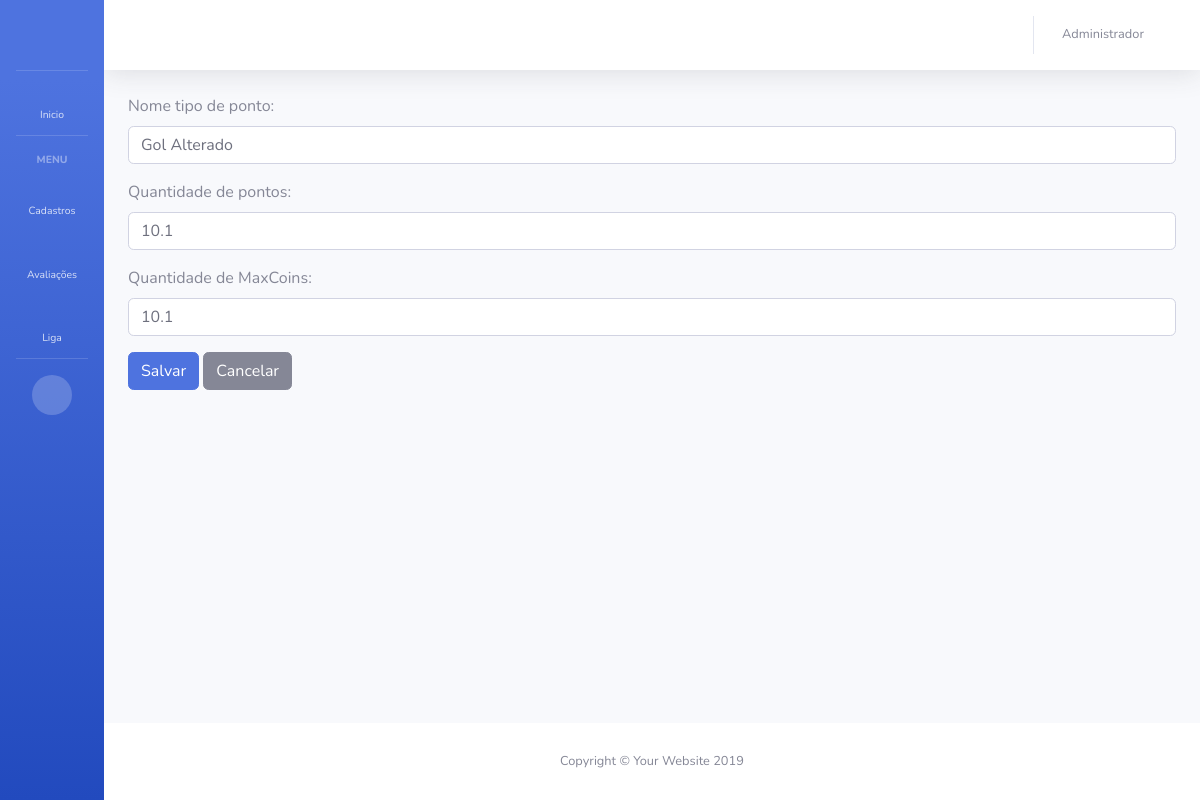
Screenshot of /tipo-ponto/atualizar-tipo-ponto/1/ (signed in) with the database file from the repository.
### app_maxliga/models.py (models this page shows, shortened)
class Colaborador(models.Model):
    usuario = models.OneToOneField(User, on_delete=models.SET_NULL, blank=True, null=True, verbose_name='Usuário')
    departamento = models.ForeignKey(Departamento, on_delete=models.SET_NULL, blank=True, null=True, verbose_name='Cargo do colaborador')
    liga = models.ForeignKey(Liga, on_delete=models.SET_NULL, blank=True, null=True, verbose_name='Liga do colaborador')
    nome = models.CharField('Nome do funcionário', max_length=128)
    data_cadastro = models.DateTimeField('Data de criação', auto_now_add=True)
    pontuacao = models.FloatField('Pontuação colaborador', blank=True, default=0)
    maxcoins = models.FloatField('MaxCoins colaborador', blank=True, default=0)

class TipoPonto(models.Model):
    nome = models.CharField('Nome tipo de ponto', max_length=128)
    qtd_ponto = models.FloatField('Quantidade de pontos', blank=True, default=0)
    qtd_maxcoins = models.FloatField('Quantidade de MaxCoins', blank=True, default=0)
    data_cadastro = models.DateTimeField('Data de criação', auto_now_add=True)

### app_maxliga/views.py (the view)
# urls.py: path('tipo-ponto/atualizar-tipo-ponto/<int:id>/', atualizar_tipo_ponto, name='atualizar_tipo_ponto'),
@login_required
def atualizar_tipo_ponto(request, id):
    user = request.user.id
    colaborador = Colaborador.objects.get(usuario=user)
    if colaborador.departamento.admin == True:
        tipo_ponto = TipoPonto.objects.get(id=id)
        form = TipoPontoForm(request.POST or None, instance=tipo_ponto)
        if form.is_valid():
            post = form.save(commit=False)
            post.save()
            return redirect('lista_tipo_ponto')
        data = {
            'colaborador': colaborador,
            'form': form,
            'tipo_ponto':tipo_ponto,
        }
        return render(request, 'app_maxliga/cadastro_tipo_ponto.html', data)
    return redirect('home')

### app_maxliga/forms.py
class TipoPontoForm(forms.ModelForm):
    class Meta:
        model = TipoPonto
        fields = ('nome', 'qtd_ponto', 'qtd_maxcoins',)
        widgets = {
            'nome': forms.TextInput(attrs={'class': 'form-control'}),
            'qtd_ponto': forms.NumberInput(attrs={'class': 'form-control'}),
            'qtd_maxcoins': forms.NumberInput(attrs={'class': 'form-control'})
        }

### app_maxliga/templates/app_maxliga/cadastro_tipo_ponto.html (shortened to what this page needs)
{% extends 'base.html' %}
    {% block BodyHeading %}
    {% if colaborador.departamento.admin == True %}
    <form method="post">
        {{ form.as_p }}
        <button class="btn btn-primary" type="submit">Salvar</button>
        <a class="btn btn-secondary" href="{% url 'lista_tipo_ponto' %}">Cancelar</a>
    </form>
    {% endif %}
    {% endblock %}

### app_maxliga/templates/base.html (shortened to what this page needs)
{% load static %}
<!DOCTYPE html>
<html lang="pt-br">
<head>
  <link href="{% static 'vendor/fontawesome-free/css/all.min.css' %}" rel="stylesheet" type="text/css">
  <link href="{% static 'css/sb-admin-2.min.css' %}" rel="stylesheet">
</head>
<body id="page-top">
  <div id="wrapper">
    <ul class="navbar-nav bg-gradient-primary sidebar sidebar-dark accordion toggled" id="accordionSidebar">
      <a class="sidebar-brand d-flex align-items-center justify-content-center" href="{% url 'home' %}">
        <div class="sidebar-brand-icon">
          <i class="fas fa-grip-lines"></i>
        </div>
      </a>
      <hr class="sidebar-divider my-0">
      <li class="nav-item">
        <a class="nav-link" href="{% url 'home' %}">
          <i class="fas fa-fw fa-home"></i>
          <span>Inicio</span></a>
      </li>
      <hr class="sidebar-divider">
      <div class="sidebar-heading">
        Menu
      </div>
      {% if colaborador.departamento.admin == True %}
      <li class="nav-item">
        <a class="nav-link collapsed" href="#" data-toggle="collapse" data-target="#collapseUtilities" aria-expanded="true" aria-controls="collapseUtilities">
          <i class="fas fa-fw fa-wrench"></i>
          <span>Cadastros</span>
        </a>
      </li>
      {% endif %}
      <li class="nav-item">
        <a class="nav-link collapsed" href="#" data-toggle="collapse" data-target="#collapsePages" aria-expanded="true" aria-controls="collapsePages">
          <i class="fas fa-fw fa-stream"></i>
          <span>Avaliações</span>
        </a>
      </li>
      <li class="nav-item">
        <a class="nav-link collapsed" href="#" data-toggle="collapse" data-target="#collapseRanking" aria-expanded="true" aria-controls="collapsePages">
          <i class="fas fa-fw fa-flag"></i>
          <span>Liga</span>
        </a>
      </li>
      <hr class="sidebar-divider d-none d-md-block">
      <div class="text-center d-none d-md-inline">
        <button class="rounded-circle border-0" id="sidebarToggle"></button>
      </div>
    </ul>
    <div id="content-wrapper" class="d-flex flex-column">
      <div id="content">
        <nav class="navbar navbar-expand navbar-light bg-white topbar mb-4 static-top shadow">
          <ul class="navbar-nav ml-auto">
            <li class="nav-item dropdown no-arrow mx-1">
              <a class="nav-link dropdown-toggle" href="#" id="alertsDropdown" role="button" data-toggle="dropdown" aria-haspopup="true" aria-expanded="false">
                <i class="fas fa-bell fa-fw"></i>
              </a>
            </li>
            <li class="nav-item dropdown no-arrow">
              <a class="nav-link dropdown-toggle" href="#" id="userDropdown" role="button" data-toggle="dropdown" aria-haspopup="true" aria-expanded="false">
                <span class="mr-2 d-none d-lg-inline text-gray-600 small">{{ colaborador.nome }}</span>
                <i class="fas fa-user fa-fw"></i>
              </a>
            </li>
          </ul>
        </nav>
        <div class="container-fluid">
          {% block BodyHeading %}
          {% endblock %}
        </div>
      </div>
      <footer class="sticky-footer bg-white">
        <div class="container my-auto">
          <div class="copyright text-center my-auto">
            <span>Copyright &copy; Your Website 2019</span>
          </div>
        </div>
      </footer>
    </div>
  </div>
</body>
</html>

### rows the page displays
Colaborador: nome "Administrador"
TipoPonto: nome "Gol Alterado", qtd_ponto "10.1", qtd_maxcoins "10.1"
